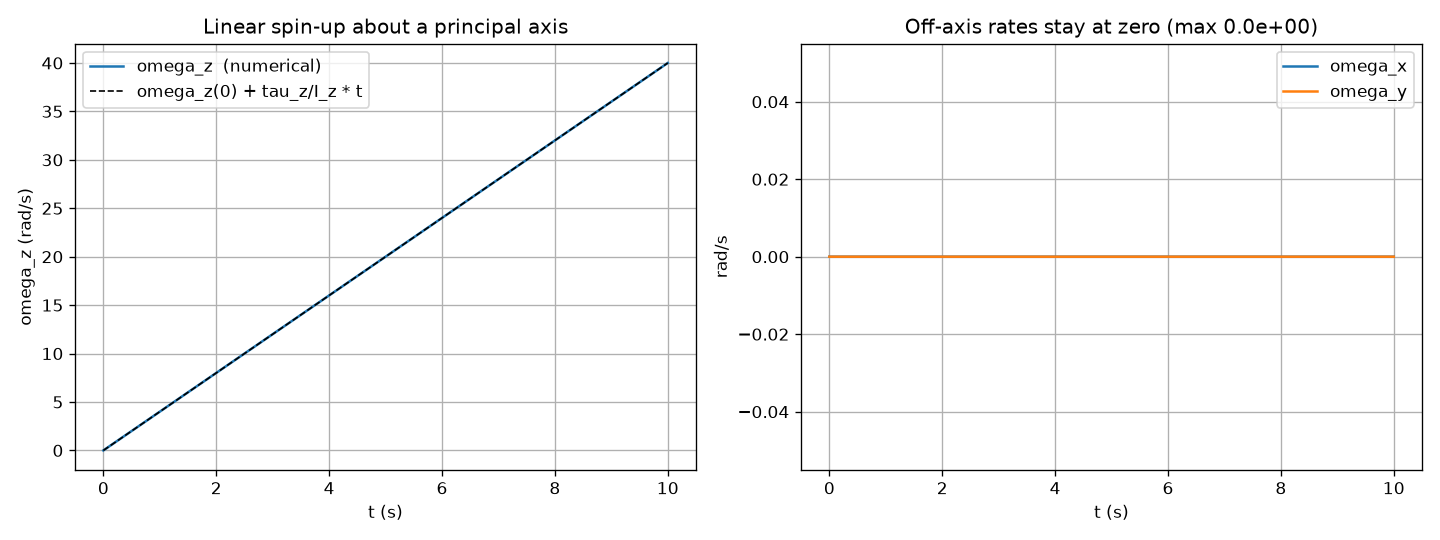

Reproduce this figure in Python.
"""module-3 -- sim_torque_axis.py  (Simulation Experiment 1: Torque About a Principal Axis)

Rectangular body, I1 != I2 != I3. Start at rest. Apply a constant torque about
the body z (a principal axis):

    tau = [0, 0, tau_z]   (body frame)

PREDICTION (before running):
Starting from rest with the torque along a principal axis, omega never leaves
that axis: omega x (I omega) stays zero, so the rotational dynamics decouple
and

    omega_z(t) = omega_z(0) + (tau_z / I_z) * t          (a straight line)
    omega_x(t) = omega_y(t) = 0

This is the basic validation case: linear spin-up, no coupling.
"""

import numpy as np
import matplotlib.pyplot as plt

from inertia_tensor import box_principal_moments
from rigid_body import RigidBody, simulate, initial_state, W

M, A, B, C = 6.0, 0.40, 0.30, 0.20
TAU_Z = 0.5
DT, T_END = 0.002, 10.0


def main():
    Ip = box_principal_moments(M, A, B, C)          # [I1, I2, I3], all distinct
    body = RigidBody(M, Ip)
    print("=" * 72)
    print("EXPERIMENT 1 -- constant torque about principal axis z")
    print("=" * 72)
    print(f"box m={M}, dims=({A},{B},{C})  ->  principal moments "
          f"I = {np.array2string(Ip, precision=5)}")
    print(f"tau = [0, 0, {TAU_Z}] N*m (body),  start at rest")
    print(f"predicted:  omega_z(t) = 0 + tau_z/I_z * t = {TAU_Z/Ip[2]:.6f} * t")
    print()

    torque = lambda t, x: np.array([0.0, 0.0, TAU_Z])
    t, X = simulate(body, initial_state(omega=(0, 0, 0)), T_END, DT, torque=torque)

    w = X[:, W]
    w_analytic = TAU_Z / Ip[2] * t

    err_z = np.abs(w[:, 2] - w_analytic).max()
    leak = np.abs(w[:, :2]).max()
    print(f"max |omega_z_num - omega_z_analytic| : {err_z:.2e}")
    print(f"max |omega_x|, |omega_y| (should be 0): {leak:.2e}")
    print(f"omega_z at t={T_END:g}s : num {w[-1,2]:.5f} rad/s,  "
          f"analytic {w_analytic[-1]:.5f} rad/s")
    print()
    print("Straight-line spin-up, no coupling into x or y. Integrator validated")
    print("against the one case with a closed-form answer.")
    print("=" * 72)

    fig, (ax1, ax2) = plt.subplots(1, 2, figsize=(12, 4.5))
    ax1.plot(t, w[:, 2], label="omega_z  (numerical)")
    ax1.plot(t, w_analytic, "k--", lw=1, label="omega_z(0) + tau_z/I_z * t")
    ax1.set_xlabel("t (s)"); ax1.set_ylabel("omega_z (rad/s)")
    ax1.set_title("Linear spin-up about a principal axis")
    ax1.legend(); ax1.grid(True)

    ax2.plot(t, w[:, 0], label="omega_x")
    ax2.plot(t, w[:, 1], label="omega_y")
    ax2.set_xlabel("t (s)"); ax2.set_ylabel("rad/s")
    ax2.set_title(f"Off-axis rates stay at zero (max {leak:.1e})")
    ax2.legend(); ax2.grid(True)

    fig.tight_layout()
    fig.savefig("sim_torque_axis.png", dpi=120)


if __name__ == "__main__":
    main()
    plt.show()
